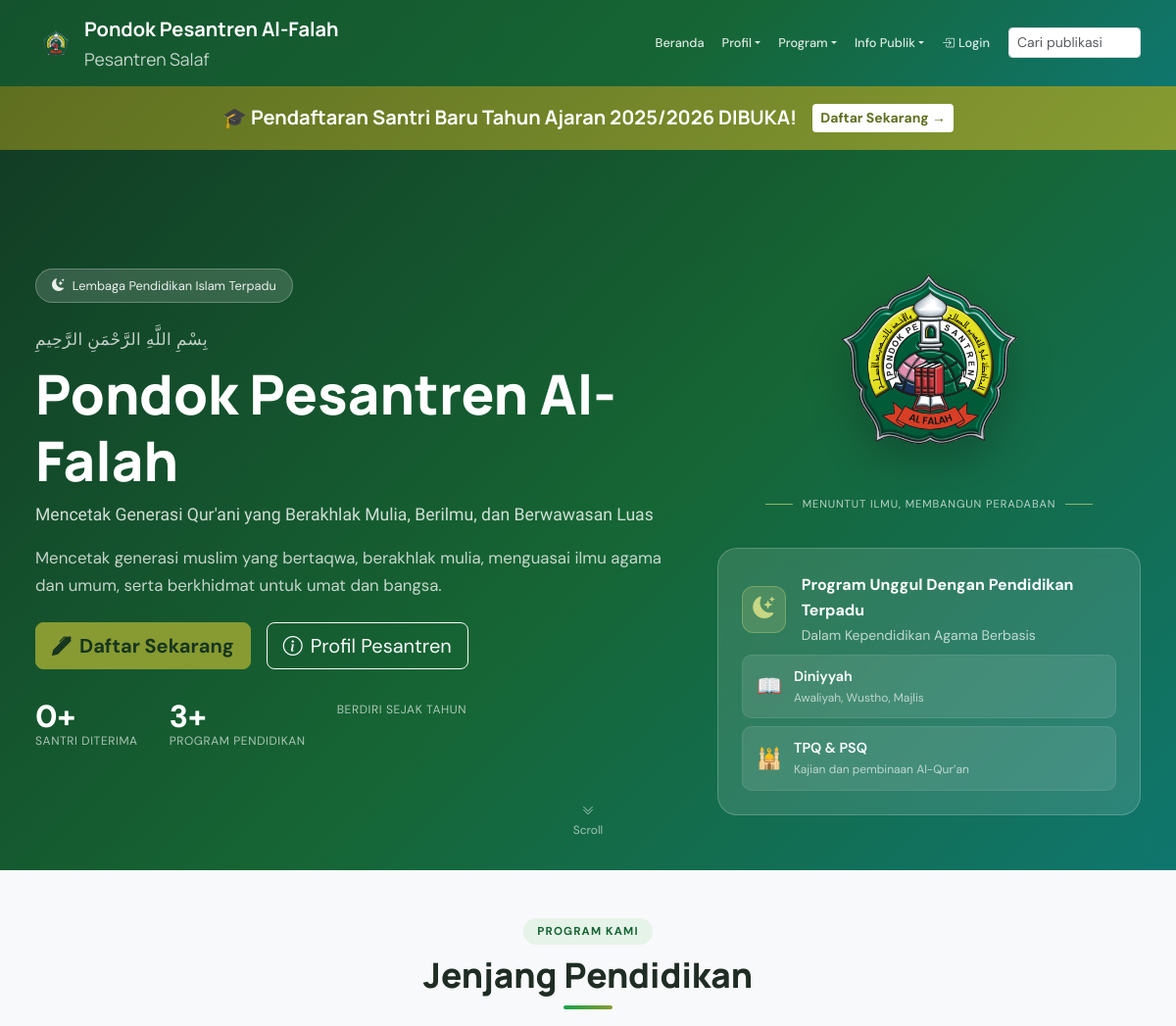
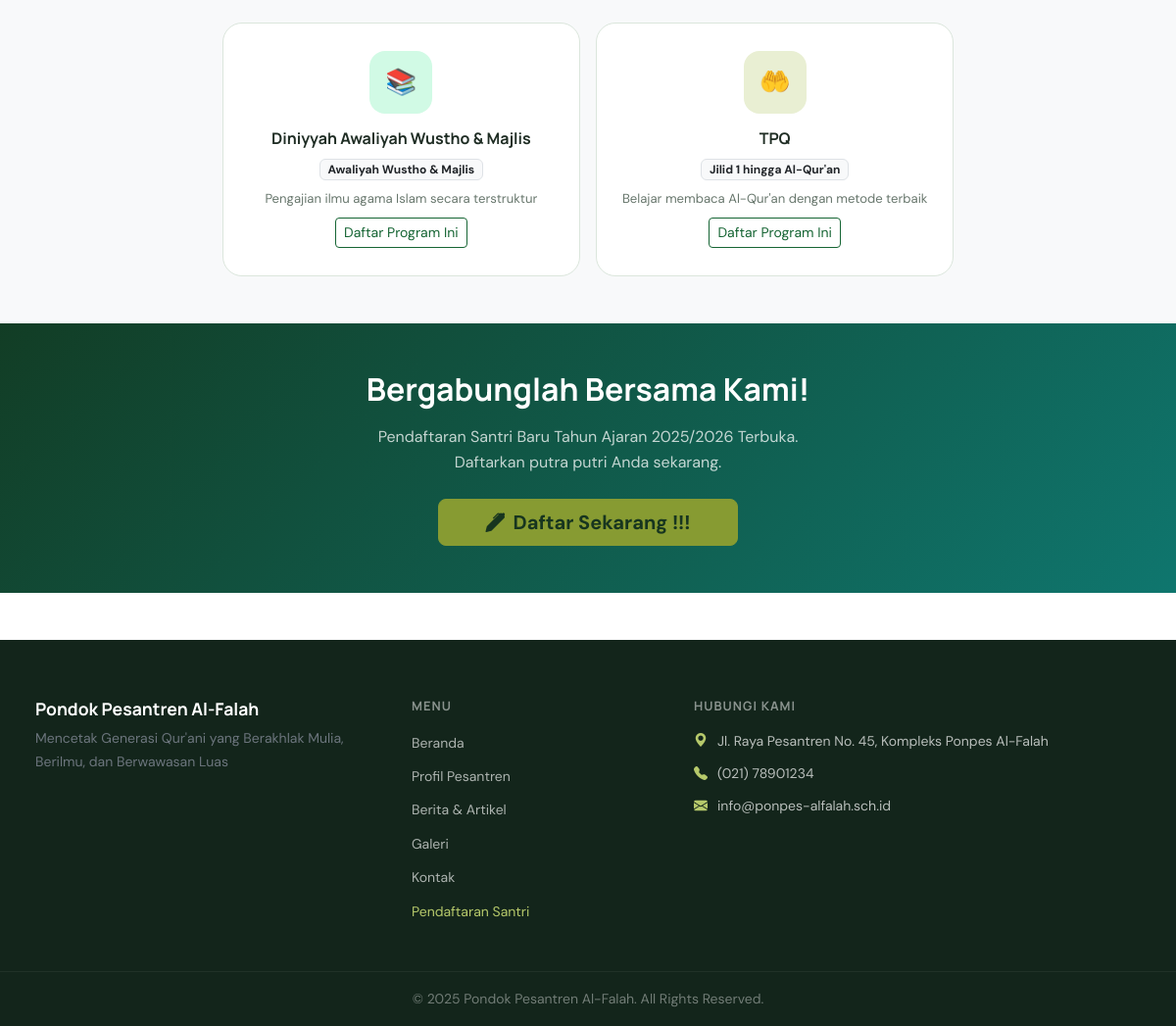
The page / on the database its author committed (2 pictures, top to bottom).
### tables this page shows
CREATE TABLE IF NOT EXISTS `pengaturan_web` (
  `id` INT UNSIGNED AUTO_INCREMENT PRIMARY KEY,
  `nama_pesantren` VARCHAR(150) NOT NULL DEFAULT 'Pesantren',
  `tagline` VARCHAR(255) DEFAULT NULL,
  `alamat` TEXT DEFAULT NULL,
  `telepon` VARCHAR(20) DEFAULT NULL,
  `email` VARCHAR(100) DEFAULT NULL,
  `logo` VARCHAR(255) DEFAULT NULL,
  `favicon` VARCHAR(255) DEFAULT NULL,
  `hero_bg` VARCHAR(255) DEFAULT NULL,
  `visi` TEXT DEFAULT NULL,
  `misi` TEXT DEFAULT NULL,
  `sejarah` TEXT DEFAULT NULL,
  `pengumuman` TEXT DEFAULT NULL,
  `beranda_sambutan` TEXT DEFAULT NULL,
  `tentang_konten` TEXT DEFAULT NULL,
  `publikasi_konten` TEXT DEFAULT NULL,
  `psb_aktif` TINYINT(1) DEFAULT 0 COMMENT '1=Buka, 0=Tutup',
  `psb_diniyyah_aktif` TINYINT(1) DEFAULT 1 COMMENT 'PSB jenjang diniyyah',
  `psb_tpq_aktif` TINYINT(1) DEFAULT 1 COMMENT 'PSB jenjang TPQ',
  `psb_tahun_ajaran` VARCHAR(20) DEFAULT NULL,
  `psb_keterangan` TEXT DEFAULT NULL,
  `footer_text` VARCHAR(255) DEFAULT NULL,
  `facebook_url` VARCHAR(255) DEFAULT NULL,
  `instagram_url` VARCHAR(255) DEFAULT NULL,
  `youtube_url` VARCHAR(255) DEFAULT NULL,
  `maps_embed` TEXT DEFAULT NULL,
  `updated_at` TIMESTAMP DEFAULT CURRENT_TIMESTAMP ON UPDATE CURRENT_TIMESTAMP
);

### app/controllers/BaseController.php (called while the page is built, shortened)
<?php
abstract class BaseController {
    protected array $pengaturan = [];
    public function __construct(PDO $pdo) {
        $this->pdo = $pdo;
        $this->pengaturan = get_pengaturan($pdo);
    }
    protected function view(string $view, array $data = [], string $layout = 'admin'): void {
        $data['pengaturan']   = $this->pengaturan;
        $data['current_user'] = current_user();
        $data['flash_success'] = get_flash('success');
        $data['flash_error']   = get_flash('error');
        $data['flash_warning'] = get_flash('warning');
        $view_content_file = ROOT_PATH . '/views/' . $view . '.php';
        $data['view_content_file'] = $view_content_file;
        $data['view_name'] = $view;
        extract($data);
        $layout_file = ROOT_PATH . '/views/layouts/' . $layout . '.php';
        require $layout_file;
    }
}

### app/controllers/PublicController.php (called while the page is built, shortened)
<?php
require_once ROOT_PATH . '/app/controllers/BaseController.php';
class PublicController extends BaseController {
    public function home(): void {
        $santri_diterima = (int)$this->pdo->query(
            "SELECT COUNT(DISTINCT santri_id) FROM pendaftaran_jenjang WHERE status='diterima'"
        )->fetchColumn();
        $this->view('public/home', compact('berita', 'galeri', 'slider', 'santri_diterima'), 'public');
    }
}

### app/helpers/functions.php (called while the page is built, shortened)
<?php
function e(mixed $val): string {
    return htmlspecialchars((string)($val ?? ''), ENT_QUOTES, 'UTF-8');
}
function get_pengaturan(PDO $pdo): array {
    static $settings = null;
    if ($settings === null) {
        $stmt = $pdo->query("SELECT * FROM pengaturan_web LIMIT 1");
        $settings = $stmt->fetch() ?: [];
    }
    return $settings;
}

### app/helpers/auth.php (called while the page is built, shortened)
<?php
function is_logged_in(): bool {
    return isset($_SESSION['user_id']) && !empty($_SESSION['user_id']);
}

### views/layouts/public.php (the view, shortened to what this page needs)
<!DOCTYPE html>
<html lang="id">
<head>
  <link href="https://cdn.jsdelivr.net/npm/bootstrap@5.3.3/dist/css/bootstrap.min.css" rel="stylesheet">
  <link href="https://cdn.jsdelivr.net/npm/bootstrap-icons@1.11.3/font/bootstrap-icons.css" rel="stylesheet">
  <link href="<?= BASE_URL ?>/public/css/public.css?v=<?= filemtime(ROOT_PATH . '/public/css/public.css') ?>" rel="stylesheet">
</head>
<body>
<?php require ROOT_PATH . '/components/navbar.php'; ?>
<main>
  <?php
  if (isset($view_content_file) && file_exists($view_content_file)) {
      require $view_content_file;
  } elseif (isset($view_file) && file_exists(ROOT_PATH . '/views/' . $view_file . '.php')) {
      require ROOT_PATH . '/views/' . $view_file . '.php';
  }
  ?>
</main>
<footer class="site-footer mt-5">
  <div class="footer-top">
    <div class="container">
      <div class="row g-4">
        <div class="col-lg-4">
          <h5 class="footer-brand"><?= e($pengaturan['nama_pesantren'] ?? '') ?></h5>
          <p class="text-secondary small"><?= e($pengaturan['tagline'] ?? '') ?></p>
        </div>
        <div class="col-lg-3">
          <h6 class="footer-heading">Menu</h6>
          <ul class="footer-links">
            <li><a href="<?= BASE_URL ?>">Beranda</a></li>
            <li><a href="<?= BASE_URL ?>/profil">Profil Pesantren</a></li>
            <li><a href="<?= BASE_URL ?>/berita">Berita & Artikel</a></li>
            <li><a href="<?= BASE_URL ?>/galeri">Galeri</a></li>
            <li><a href="<?= BASE_URL ?>/kontak">Kontak</a></li>
            <?php if (!empty($pengaturan['psb_aktif']) && (!empty($pengaturan['psb_diniyyah_aktif']) || !empty($pengaturan['psb_tpq_aktif']))): ?><li><a href="<?= BASE_URL ?>/daftar" class="text-warning">Pendaftaran Santri</a></li><?php endif; ?>
          </ul>
        </div>
        <div class="col-lg-5">
          <h6 class="footer-heading">Hubungi Kami</h6>
          <ul class="footer-contact">
            <?php if (!empty($pengaturan['alamat'])): ?>
              <li><i class="bi bi-geo-alt-fill text-warning"></i> <?= nl2br(e($pengaturan['alamat'])) ?></li>
            <?php endif; ?>
            <?php if (!empty($pengaturan['telepon'])): ?>
              <li><i class="bi bi-telephone-fill text-warning"></i> <?= e($pengaturan['telepon']) ?></li>
            <?php endif; ?>
            <?php if (!empty($pengaturan['email'])): ?>
              <li><i class="bi bi-envelope-fill text-warning"></i> <?= e($pengaturan['email']) ?></li>
            <?php endif; ?>
          </ul>
        </div>
      </div>
    </div>
  </div>
  <div class="footer-bottom">
    <div class="container">
      <p class="mb-0 text-center small"><?= e($pengaturan['footer_text'] ?? '') ?></p>
    </div>
  </div>
</footer>
</body>
</html>

### components/navbar.php (shortened to what this page needs)
<?php
$logoPath = $pengaturan['logo'] ?? 'settings/logo_alfalah.png';
$navBase = defined('BASE_URL') ? BASE_URL : '';
?>
<nav class="navbar navbar-expand-lg navbar-dark bg-primary-gradient sticky-top" aria-label="Navigasi utama">
  <div class="container">
    <a class="navbar-brand d-flex align-items-center gap-2" href="<?= $navBase ?>">
      <img src="<?= UPLOAD_URL . e($logoPath) ?>" alt="Logo Pesantren Al Falah" class="brand-logo">
      <span class="brand-name-text">
        <strong><?= e($pengaturan['nama_pesantren'] ?? 'Pesantren Salaf Al Falah') ?></strong>
        <small class="d-block opacity-75">Pesantren Salaf</small>
      </span>
    </a>
    <div class="collapse navbar-collapse" id="navbarMain">
      <ul class="navbar-nav ms-auto gap-lg-1">
        <li class="nav-item"><a class="nav-link" href="<?= $navBase ?>">Beranda</a></li>
        <li class="nav-item dropdown">
          <a class="nav-link dropdown-toggle" href="#" data-bs-toggle="dropdown">Profil</a>
        </li>
        <li class="nav-item dropdown">
          <a class="nav-link dropdown-toggle" href="#" data-bs-toggle="dropdown">Program</a>
        </li>
        <li class="nav-item dropdown">
          <a class="nav-link dropdown-toggle" href="#" data-bs-toggle="dropdown">Info Publik</a>
        </li>
        <?php if (!is_logged_in()): ?>
          <li class="nav-item"><a class="nav-link" href="<?= $navBase ?>/login"><i class="bi bi-box-arrow-in-right me-1"></i>Login</a></li>
        <?php elseif (has_role(['webmaster', 'kegiatan', 'diniyyah', 'tpq'])): ?>
          <li class="nav-item"><a class="nav-link" href="<?= $navBase ?>/admin"><i class="bi bi-speedometer2 me-1"></i>Dashboard</a></li>
          <li class="nav-item"><a class="nav-link" href="<?= $navBase ?>/logout">Keluar</a></li>
        <?php else: ?>
          <li class="nav-item"><a class="nav-link" href="<?= $navBase ?>/logout">Keluar</a></li>
        <?php endif; ?>
        <li class="nav-item">
          <form class="d-flex ms-lg-2" action="<?= $navBase ?>/berita" method="get" role="search">
            <input class="form-control form-control-sm" id="navSearch" name="q" type="search" placeholder="Cari publikasi">
          </form>
        </li>
      </ul>
    </div>
  </div>
</nav>

### views/public/home.php (shortened to what this page needs)
<?php if (!empty($pengaturan['psb_aktif']) && (!empty($pengaturan['psb_diniyyah_aktif']) || !empty($pengaturan['psb_tpq_aktif']))): ?>
<div class="psb-banner">
  <div class="container d-flex justify-content-center align-items-center gap-3 flex-wrap">
    <h5 class="mb-0">🎓 Pendaftaran Santri Baru Tahun Ajaran <?= e($pengaturan['psb_tahun_ajaran'] ?? '') ?> DIBUKA!</h5>
    <a href="<?= BASE_URL ?>/daftar" class="btn btn-sm">Daftar Sekarang →</a>
  </div>
</div>
<?php endif; ?>
<section class="hero-section">
  <div class="container py-5">
    <div class="row align-items-center min-vh-75">
      <div class="col-lg-7 hero-copy">
        <div class="hero-badge">
          <i class="bi bi-moon-stars-fill"></i>
          Lembaga Pendidikan Islam Terpadu
        </div>
        <p class="hero-kicker mb-2">بِسْمِ اللَّهِ الرَّحْمَنِ الرَّحِيمِ</p>
        <h1><?= e($pengaturan['nama_pesantren'] ?? 'Pesantren') ?></h1>
        <?php if (!empty($pengaturan['tagline'])): ?>
          <p class="hero-tagline mt-2"><?= e($pengaturan['tagline']) ?></p>
        <?php endif; ?>
        <p class="mt-3"><?= nl2br(e($pengaturan['beranda_sambutan'] ?? ($pengaturan['visi'] ?? 'Mencetak generasi muslimin yang bertaqwa, berilmu, dan berakhlak mulia.'))) ?></p>
        <div class="d-flex gap-3 flex-wrap mt-4">
          <?php if (!empty($pengaturan['psb_aktif']) && (!empty($pengaturan['psb_diniyyah_aktif']) || !empty($pengaturan['psb_tpq_aktif']))): ?>
            <a href="<?= BASE_URL ?>/daftar" class="btn btn-warning btn-lg fw-bold">
              <i class="bi bi-pen-fill me-2"></i>Daftar Sekarang
            </a>
          <?php endif; ?>
          <a href="<?= BASE_URL ?>/profil" class="btn btn-outline-light btn-lg">
            <i class="bi bi-info-circle me-2"></i>Profil Pesantren
          </a>
        </div>
        <div class="hero-stats">
          <div>
            <div class="hero-stat-num" data-counter="<?= $santri_diterima ?>"><?= $santri_diterima ?>+</div>
            <div class="hero-stat-label">Santri Diterima</div>
          </div>
          <div>
            <div class="hero-stat-num" data-counter="3">3+</div>
            <div class="hero-stat-label">Program Pendidikan</div>
          </div>
          <div>
            <div class="hero-stat-label">Berdiri Sejak Tahun </div>
          </div>
        </div>
      </div>
      <div class="col-lg-5">
        <div class="hero-identity ms-lg-4">
          <?php if (!empty($pengaturan['logo'])): ?>
            <img class="hero-logo" src="<?= UPLOAD_URL . e($pengaturan['logo']) ?>" alt="Logo <?= e($pengaturan['nama_pesantren'] ?? 'Pesantren') ?>">
          <?php else: ?>
            <div class="hero-logo-fallback"><i class="bi bi-moon-stars-fill"></i></div>
          <?php endif; ?>
          <div class="hero-identity-caption">
            <span class="hero-identity-line"></span>
            <span>Menuntut ilmu, membangun peradaban</span>
            <span class="hero-identity-line"></span>
          </div>
        </div>
        <div class="hero-card-float ms-lg-4">
          <div class="d-flex align-items-center gap-3 mb-3">
              <div class="hero-card-icon"><i class="bi bi-moon-stars-fill"></i></div>
            <div>
              <div class="fw-bold">Program Unggul Dengan Pendidikan Terpadu</div>
              <div class="small">Dalam Kependidikan Agama Berbasis</div>
            </div>
          </div>
          <div class="row g-2">
            <?php $programs = [
              ['📖','Diniyyah','Awaliyah, Wustho, Majlis'],
              ['🕌','TPQ & PSQ','Kajian dan pembinaan Al-Qur’an'],
            ]; ?>
            <?php foreach ($programs as $p): ?>
            <div class="col-12">
              <div class="hero-program-item">
                <span style="font-size:1.3rem"><?= $p[0] ?></span>
                <div>
                  <div class="fw-semibold"><?= $p[1] ?></div>
                  <div><?= $p[2] ?></div>
                </div>
              </div>
            </div>
            <?php endforeach; ?>
          </div>
        </div>
      </div>
    </div>
  </div>
  <div class="hero-scroll">
    <i class="bi bi-chevron-double-down d-block"></i>Scroll
  </div>
</section>
<section class="py-5 bg-light">
  <div class="container">
    <div class="section-header">
      <div class="section-badge">Program Kami</div>
      <h2 class="section-title">Jenjang Pendidikan</h2>
      <div class="section-divider"></div>
    </div>
    <div class="row g-3 justify-content-center">
      <?php $jenjang_data = [
        ['📚','Diniyyah Awaliyah Wustho & Majlis','Awaliyah Wustho & Majlis','Pengajian ilmu agama Islam secara terstruktur','green','#d1fae5'],
        ['🤲','TPQ','Jilid 1 hingga Al-Qur\'an','Belajar membaca Al-Qur\'an dengan metode terbaik','olive','#e9efd3'],
      ]; ?>
      <?php foreach ($jenjang_data as [$icon,$nama,$sub,$desc,$color,$bg]): ?>
      <div class="col-md-4">
        <div class="jenjang-card">
          <div class="jenjang-icon" style="background:<?= $bg ?>">
            <span style="font-size:1.6rem"><?= $icon ?></span>
          </div>
          <h5><?= $nama ?></h5>
          <div class="badge bg-light text-dark border mb-2"><?= $sub ?></div>
          <p><?= $desc ?></p>
          <?php if (!empty($pengaturan['psb_aktif']) && (!empty($pengaturan['psb_diniyyah_aktif']) || !empty($pengaturan['psb_tpq_aktif']))): ?>
            <a href="<?= BASE_URL ?>/daftar" class="btn btn-sm btn-outline-primary mt-2">Daftar Program Ini</a>
          <?php endif; ?>
        </div>
      </div>
      <?php endforeach; ?>
    </div>
  </div>
</section>
<?php if (!empty($pengaturan['psb_aktif']) && (!empty($pengaturan['psb_diniyyah_aktif']) || !empty($pengaturan['psb_tpq_aktif']))): ?>
<section class="py-5" style="background:linear-gradient(135deg,#123d25,#0f766e)">
  <div class="container text-center text-white">
    <h2 class="fw-bold mb-3">Bergabunglah Bersama Kami!</h2>
    <p class="mb-4 opacity-75">Pendaftaran Santri Baru Tahun Ajaran <?= e($pengaturan['psb_tahun_ajaran'] ?? '') ?> Terbuka.<br>Daftarkan putra putri Anda sekarang.</p>
    <a href="<?= BASE_URL ?>/daftar" class="btn btn-warning btn-lg fw-bold px-5">
      <i class="bi bi-pen-fill me-2"></i>Daftar Sekarang !!!
    </a>
  </div>
</section>
<?php endif; ?>

### rows shown on the page
pengaturan_web: logo (picture), nama_pesantren "Pondok Pesantren Al-Falah", psb_tahun_ajaran "2025/2026", tagline "Mencetak Generasi Qur'ani yang Berakhlak Mulia, Berilmu, dan Berwawasan Luas", visi "Mencetak generasi muslim yang bertaqwa, berakhlak mulia, menguasai ilmu agama dan umum, serta berkhidmat untuk umat dan bangsa.", alamat "Jl. Raya Pesantren No. 45, Kompleks Ponpes Al-Falah", telepon "(021) 78901234", email "info@ponpes-alfalah.sch.id", footer_text "© 2025 Pondok Pesantren Al-Falah. All Rights Reserved."

### other values the page prints
$santri_diterima "0"
$p[0] "📖"
$p[1] "Diniyyah"
$p[2] "Awaliyah, Wustho, Majlis"
$p[0] "🕌"
$p[1] "TPQ & PSQ"
$p[2] "Kajian dan pembinaan Al-Qur’an"
$icon "📚"
$nama "Diniyyah Awaliyah Wustho & Majlis"
$sub "Awaliyah Wustho & Majlis"
$desc "Pengajian ilmu agama Islam secara terstruktur"
$icon "🤲"
$nama "TPQ"
$sub "Jilid 1 hingga Al-Qur'an"
$desc "Belajar membaca Al-Qur'an dengan metode terbaik"
